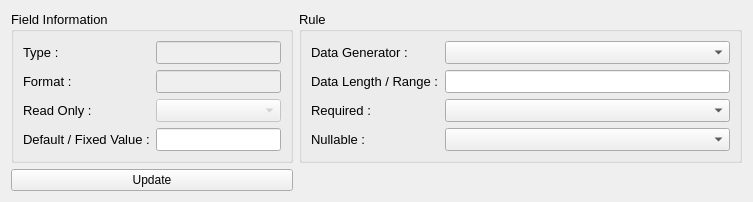
                          <widget class="QWidget" name="tab_15">
                           <attribute name="title">
                            <string>Data Rule</string>
                           </attribute>
                           <layout class="QHBoxLayout" name="horizontalLayout_20">
                            <item>
                             <layout class="QGridLayout" name="gridLayout_9" columnstretch="4,6">
                              <item row="1" column="0" rowspan="2">
                               <widget class="QGroupBox" name="group_positive_test_18">
                                <property name="sizePolicy">
                                 <sizepolicy hsizetype="MinimumExpanding" vsizetype="MinimumExpanding">
                                  <horstretch>0</horstretch>
                                  <verstretch>0</verstretch>
                                 </sizepolicy>
                                </property>
                                <property name="font">
                                 <font>
                                  <family>Segoe UI</family>
                                  <pointsize>10</pointsize>
                                 </font>
                                </property>
                                <property name="title">
                                 <string>Field Information</string>
                                </property>
                                <layout class="QGridLayout" name="gridLayout_34">
                                 <item row="3" column="0">
                                  <widget class="QLabel" name="label_62">
                                   <property name="font">
                                    <font>
                                     <family>Segoe UI</family>
                                     <pointsize>10</pointsize>
                                    </font>
                                   </property>
                                   <property name="text">
                                    <string>Default / Fixed Value :</string>
                                   </property>
                                   <property name="alignment">
                                    <set>Qt::AlignLeading|Qt::AlignLeft|Qt::AlignVCenter</set>
                                   </property>
                                  </widget>
                                 </item>
                                 <item row="0" column="0">
                                  <widget class="QLabel" name="label_63">
                                   <property name="font">
                                    <font>
                                     <family>Segoe UI</family>
                                     <pointsize>10</pointsize>
                                    </font>
                                   </property>
                                   <property name="text">
                                    <string>Type :</string>
                                   </property>
                                   <property name="alignment">
                                    <set>Qt::AlignLeading|Qt::AlignLeft|Qt::AlignVCenter</set>
                                   </property>
                                  </widget>
                                 </item>
                                 <item row="1" column="0">
                                  <widget class="QLabel" name="label_64">
                                   <property name="font">
                                    <font>
                                     <family>Segoe UI</family>
                                     <pointsize>10</pointsize>
                                    </font>
                                   </property>
                                   <property name="text">
                                    <string>Format :</string>
                                   </property>
                                   <property name="alignment">
                                    <set>Qt::AlignLeading|Qt::AlignLeft|Qt::AlignVCenter</set>
                                   </property>
                                  </widget>
                                 </item>
                                 <item row="3" column="1">
                                  <widget class="QLineEdit" name="textbox_tc_dependency_data_rule_value">
                                   <property name="font">
                                    <font>
                                     <family>Segoe UI</family>
                                     <pointsize>10</pointsize>
                                    </font>
                                   </property>
                                  </widget>
                                 </item>
                                 <item row="0" column="1">
                                  <widget class="QLineEdit" name="textbox_tc_dependency_data_rule_type">
                                   <property name="enabled">
                                    <bool>false</bool>
                                   </property>
                                   <property name="font">
                                    <font>
                                     <family>Segoe UI</family>
                                     <pointsize>10</pointsize>
                                    </font>
                                   </property>
                                  </widget>
                                 </item>
                                 <item row="1" column="1">
                                  <widget class="QLineEdit" name="textbox_tc_dependency_data_rule_format">
                                   <property name="enabled">
                                    <bool>false</bool>
                                   </property>
                                   <property name="font">
                                    <font>
                                     <family>Segoe UI</family>
                                     <pointsize>10</pointsize>
                                    </font>
                                   </property>
                                  </widget>
                                 </item>
                                 <item row="2" column="0">
                                  <widget class="QLabel" name="label_65">
                                   <property name="font">
                                    <font>
                                     <family>Segoe UI</family>
                                     <pointsize>10</pointsize>
                                    </font>
                                   </property>
                                   <property name="text">
                                    <string>Read Only :</string>
                                   </property>
                                   <property name="alignment">
                                    <set>Qt::AlignLeading|Qt::AlignLeft|Qt::AlignVCenter</set>
                                   </property>
                                  </widget>
                                 </item>
                                 <item row="2" column="1">
                                  <widget class="QComboBox" name="comboBox_tc_dependency_data_rule_read_only">
                                   <property name="enabled">
                                    <bool>false</bool>
                                   </property>
                                   <property name="font">
                                    <font>
                                     <family>Segoe UI</family>
                                     <pointsize>10</pointsize>
                                    </font>
                                   </property>
                                   <property name="layoutDirection">
                                    <enum>Qt::LeftToRight</enum>
                                   </property>
                                   <item>
                                    <property name="text">
                                     <string/>
                                    </property>
                                   </item>
                                   <item>
                                    <property name="text">
                                     <string>True</string>
                                    </property>
                                   </item>
                                   <item>
                                    <property name="text">
                                     <string>False</string>
                                    </property>
                                   </item>
                                  </widget>
                                 </item>
                                </layout>
                               </widget>
                              </item>
                              <item row="1" column="1" rowspan="2">
                               <widget class="QGroupBox" name="group_positive_test_19">
                                <property name="sizePolicy">
                                 <sizepolicy hsizetype="MinimumExpanding" vsizetype="MinimumExpanding">
                                  <horstretch>0</horstretch>
                                  <verstretch>0</verstretch>
                                 </sizepolicy>
                                </property>
                                <property name="font">
                                 <font>
                                  <family>Segoe UI</family>
                                  <pointsize>10</pointsize>
                                 </font>
                                </property>
                                <property name="title">
                                 <string>Rule</string>
                                </property>
                                <layout class="QGridLayout" name="gridLayout_35">
                                 <item row="1" column="0">
                                  <widget class="QLabel" name="label_66">
                                   <property name="font">
                                    <font>
                                     <family>Segoe UI</family>
                                     <pointsize>10</pointsize>
                                    </font>
                                   </property>
                                   <property name="text">
                                    <string>Data Length / Range :</string>
                                   </property>
                                   <property name="alignment">
                                    <set>Qt::AlignLeading|Qt::AlignLeft|Qt::AlignVCenter</set>
                                   </property>
                                  </widget>
                                 </item>
                                 <item row="3" column="0">
                                  <widget class="QLabel" name="label_67">
                                   <property name="font">
                                    <font>
                                     <family>Segoe UI</family>
                                     <pointsize>10</pointsize>
                                    </font>
                                   </property>
                                   <property name="text">
                                    <string>Nullable :</string>
                                   </property>
                                   <property name="alignment">
                                    <set>Qt::AlignLeading|Qt::AlignLeft|Qt::AlignVCenter</set>
                                   </property>
                                  </widget>
                                 </item>
                                 <item row="0" column="0">
                                  <widget class="QLabel" name="label_68">
                                   <property name="font">
                                    <font>
                                     <family>Segoe UI</family>
                                     <pointsize>10</pointsize>
                                    </font>
                                   </property>
                                   <property name="text">
                                    <string>Data Generator :</string>
                                   </property>
                                   <property name="alignment">
                                    <set>Qt::AlignLeading|Qt::AlignLeft|Qt::AlignVCenter</set>
                                   </property>
                                  </widget>
                                 </item>
                                 <item row="2" column="0">
                                  <widget class="QLabel" name="label_69">
                                   <property name="font">
                                    <font>
                                     <family>Segoe UI</family>
                                     <pointsize>10</pointsize>
                                    </font>
                                   </property>
                                   <property name="text">
                                    <string>Required :</string>
                                   </property>
                                   <property name="alignment">
                                    <set>Qt::AlignLeading|Qt::AlignLeft|Qt::AlignVCenter</set>
                                   </property>
                                  </widget>
                                 </item>
                                 <item row="1" column="2">
                                  <widget class="QLineEdit" name="textbox_tc_dependency_data_rule_data_length">
                                   <property name="font">
                                    <font>
                                     <family>Segoe UI</family>
                                     <pointsize>10</pointsize>
                                    </font>
                                   </property>
                                   <property name="text">
                                    <string/>
                                   </property>
                                  </widget>
                                 </item>
                                 <item row="0" column="2">
                                  <widget class="QComboBox" name="comboBox_tc_dependency_data_rule_data_generator">
                                   <property name="font">
                                    <font>
                                     <family>Segoe UI</family>
                                     <pointsize>10</pointsize>
                                    </font>
                                   </property>
                                   <property name="layoutDirection">
                                    <enum>Qt::LeftToRight</enum>
                                   </property>
                                   <item>
                                    <property name="text">
                                     <string/>
                                    </property>
                                   </item>
                                   <item>
                                    <property name="text">
                                     <string>Random String</string>
                                    </property>
                                   </item>
                                   <item>
                                    <property name="text">
                                     <string>Random String (Without Special Characters)</string>
                                    </property>
                                   </item>
                                   <item>
                                    <property name="text">
                                     <string>Random Boolean</string>
                                    </property>
                                   </item>
                                   <item>
                                    <property name="text">
                                     <string>Random Integer</string>
                                    </property>
                                   </item>
                                   <item>
                                    <property name="text">
                                     <string>Random Number (Float)</string>
                                    </property>
                                   </item>
                                   <item>
                                    <property name="text">
                                     <string>Random DATE-TIME</string>
                                    </property>
                                   </item>
                                   <item>
                                    <property name="text">
                                     <string>Random EMAIL</string>
                                    </property>
                                   </item>
                                   <item>
                                    <property name="text">
                                     <string>Random IPV4</string>
                                    </property>
                                   </item>
                                   <item>
                                    <property name="text">
                                     <string>Random IPV6</string>
                                    </property>
                                   </item>
                                   <item>
                                    <property name="text">
                                     <string>Random HOSTNAME</string>
                                    </property>
                                   </item>
                                   <item>
                                    <property name="text">
                                     <string>Random UUID</string>
                                    </property>
                                   </item>
                                  </widget>
                                 </item>
                                 <item row="2" column="2">
                                  <widget class="QComboBox" name="comboBox_tc_dependency_data_rule_required">
                                   <property name="font">
                                    <font>
                                     <family>Segoe UI</family>
                                     <pointsize>10</pointsize>
                                    </font>
                                   </property>
                                   <property name="layoutDirection">
                                    <enum>Qt::LeftToRight</enum>
                                   </property>
                                   <item>
                                    <property name="text">
                                     <string/>
                                    </property>
                                   </item>
                                   <item>
                                    <property name="text">
                                     <string>True</string>
                                    </property>
                                   </item>
                                   <item>
                                    <property name="text">
                                     <string>False</string>
                                    </property>
                                   </item>
                                  </widget>
                                 </item>
                                 <item row="3" column="2">
                                  <widget class="QComboBox" name="comboBox_tc_dependency_data_rule_nullable">
                                   <property name="font">
                                    <font>
                                     <family>Segoe UI</family>
                                     <pointsize>10</pointsize>
                                    </font>
                                   </property>
                                   <property name="layoutDirection">
                                    <enum>Qt::LeftToRight</enum>
                                   </property>
                                   <item>
                                    <property name="text">
                                     <string/>
                                    </property>
                                   </item>
                                   <item>
                                    <property name="text">
                                     <string>True</string>
                                    </property>
                                   </item>
                                   <item>
                                    <property name="text">
                                     <string>False</string>
                                    </property>
                                   </item>
                                  </widget>
                                 </item>
                                </layout>
                               </widget>
                              </item>
                              <item row="3" column="0">
                               <widget class="QPushButton" name="btn_tc_dependency_update_data_rule">
                                <property name="text">
                                 <string>Update</string>
                                </property>
                               </widget>
                              </item>
                             </layout>
                            </item>
                           </layout>
                          </widget>
